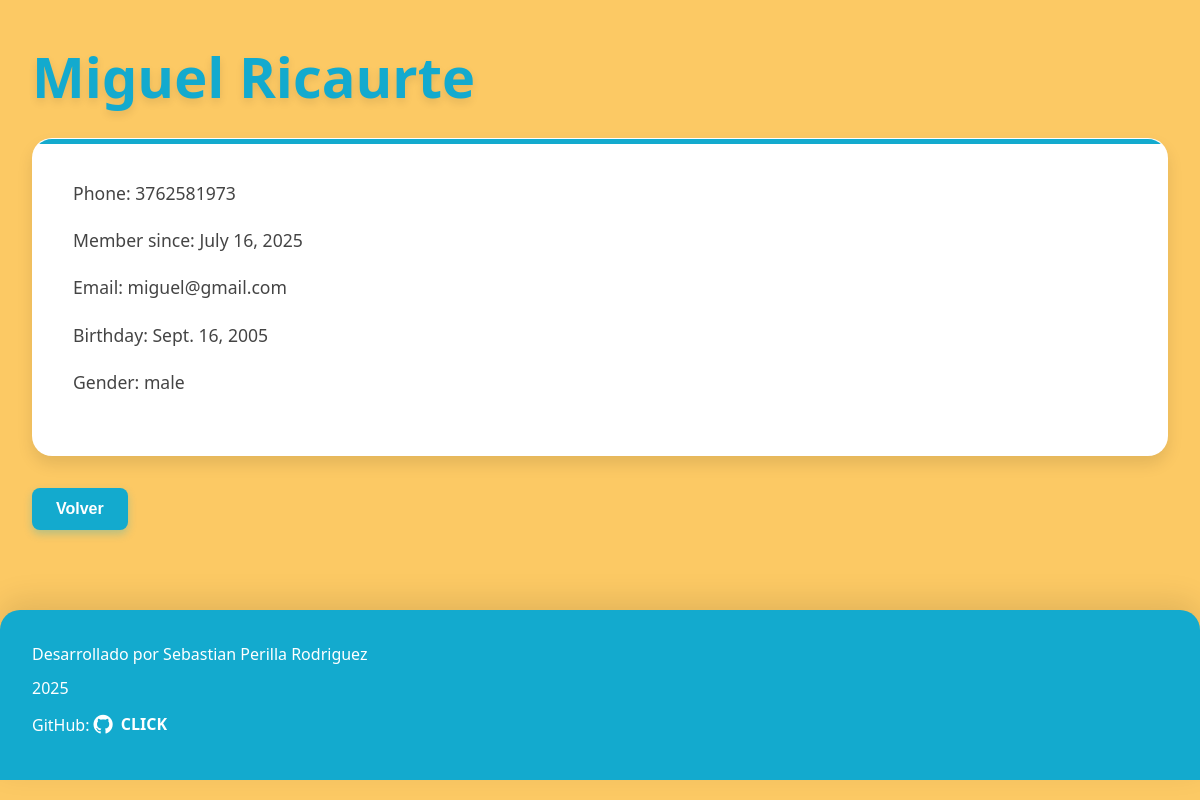
Screenshot of /members/details/2/ with the database file from the repository.
### members/models.py (models this page shows)
class Member(models.Model):
    firstname = models.CharField(max_length=255)
    lastname = models.CharField(max_length=255)
    phone = models.IntegerField(null=True)
    joined_date = models.DateField(null=True)
    gender = models.CharField(max_length=255, null=True)
    email = models.CharField(max_length=255, null=True)
    birthday = models.DateField(null=True)

### members/views.py (the view)
# urls.py: path('members/details/<int:id>/', views.details, name='details'),
def details(request, id):
    mymember = Member.objects.get(id=id)
    template = loader.get_template('details.html')
    context = {
    'mymember': mymember,
    }
    return HttpResponse(template.render(context, request))

### members/templates/details.html (shortened to what this page needs)
{%extends "master.html"%}
{% block content %}
    <h1>{{ mymember.firstname }} {{ mymember.lastname }}</h1>
    <section>
        <p>Phone: {{ mymember.phone }}</p>
        <p>Member since: {{ mymember.joined_date }}</p>
        <p>Email: {{ mymember.email }}</p>
        <p>Birthday: {{ mymember.birthday }}</p>
        <p>Gender: {{ mymember.gender }}</p>
    </section>
    <a href="/members"><button>Volver</button></a>
{% endblock %}

### members/templates/master.html (style rules this page uses)
* { margin: 0; padding: 0; box-sizing: border-box; }
body { font-family: 'Segoe UI', Tahoma, Geneva, Verdana, sans-serif; line-height: 1.6; color: #333; background: #Fcc964; min-height: 100vh; position: relative; }
h1 { font-size: 3.5rem; font-weight: 700; color: #13AACE; text-shadow: 0 4px 8px rgba(0,0,0,0.1); margin-bottom: 1rem; }
section { background: white; margin-bottom: 2rem; border-radius: 20px; padding: 2.5rem; box-shadow: 0 8px 16px rgba(0,0,0,0.1); border: 1px solid rgba(255, 255, 255, 0.2); position: relative; overflow: hidden; }
section::before { content: ''; position: absolute; top: 0; left: 0; right: 0; height: 5px; background: #13AACE; }
p { font-size: 1.1rem; margin-bottom: 1.2rem; color: #444; text-align: justify; }
button { background: #13AACE; color: white; border: none; padding: 12px 24px; border-radius: 8px; font-size: 1rem; font-weight: 600; cursor: pointer; box-shadow: 0 4px 8px rgba(19, 170, 206, 0.3); }

### rows the page displays
Member: firstname "Miguel", lastname "Ricaurte", phone "3762581973", joined_date "July 16, 2025", email "miguel@gmail.com", birthday "Sept. 16, 2005", gender "male"
